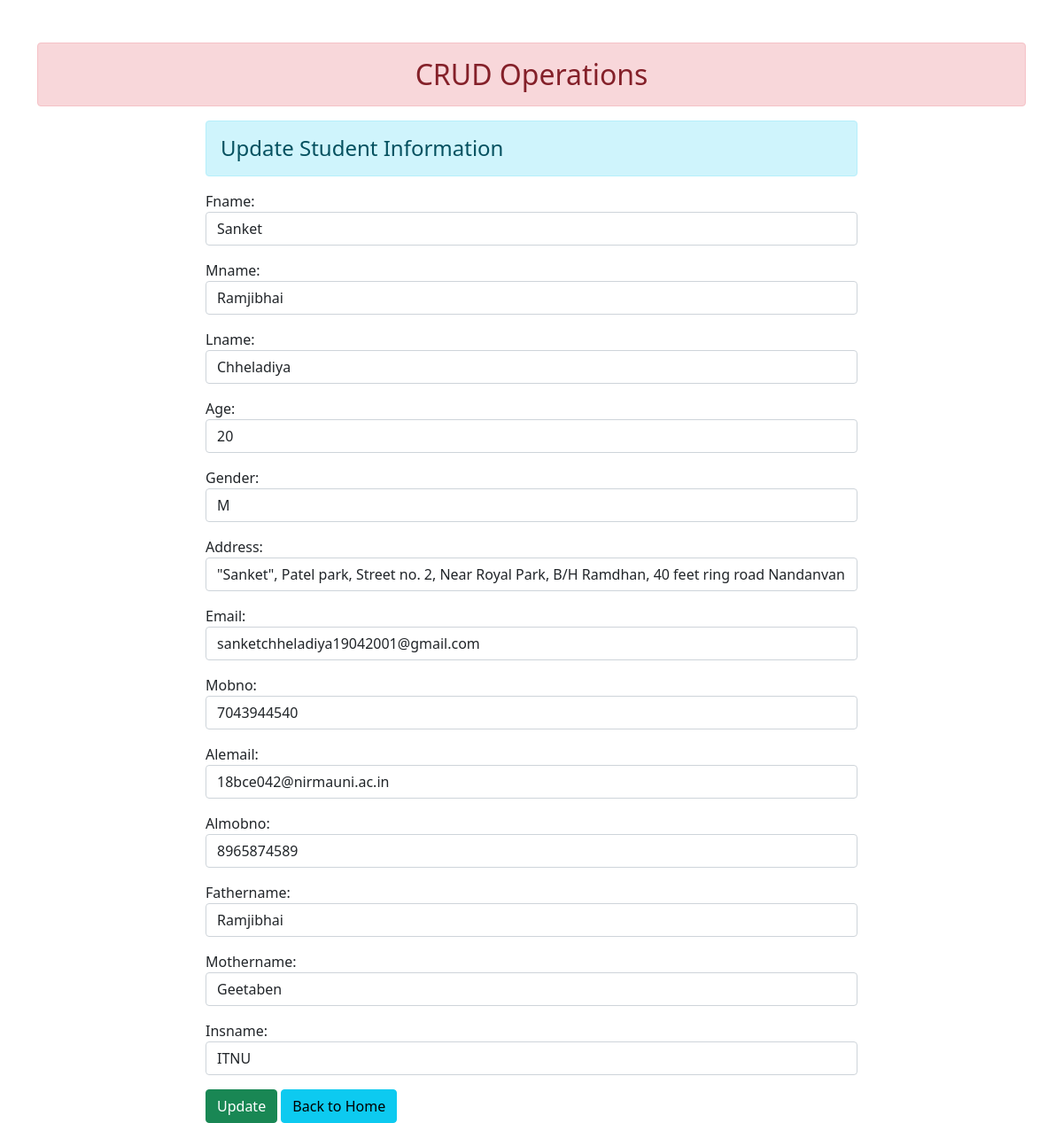
The app's page /5/ with its own data.
### enroll/models.py (models this page shows)
class User(models.Model):
    fname = models.CharField(max_length=20)
    mname = models.CharField(max_length=20)
    lname = models.CharField(max_length=20)
    age = models.CharField(max_length=20)
    gender = models.CharField(max_length=20)
    address = models.CharField(max_length=200)
    email = models.EmailField(max_length=100)
    mobno = models.CharField(max_length=15)
    alemail = models.EmailField(max_length=100)
    almobno = models.CharField(max_length=15)
    fathername = models.CharField(max_length=100)
    mothername = models.CharField(max_length=100)
    insname = models.CharField(max_length=20)

### enroll/views.py (the view)
# urls.py: path('<int:id>/', views.update_data, name="updatedata"),
def update_data(request, id):
    if request.method == 'POST':
        pi = User.objects.get(pk=id)
        fm = StudentRegistration(request.POST, instance=pi)
        if fm.is_valid():
            fm.save()
    else:
        pi = User.objects.get(pk=id)
        fm = StudentRegistration(instance=pi)
    return render(request, 'enroll/updatestudent.html', {'form':fm})

### enroll/templates/enroll/updatestudent.html (shortened to what this page needs)
{% extends 'enroll/base.html' %}
{% block content %}
<div class="row">
    <div class="col-sm-8 offset-2">
        <h4 class="alert alert-info">Update Student Information</h4>
        <form action="" method="post">
            {{form.as_p}}
            <input type="submit" class="btn btn-success" value="Update">
            <a href="{% url 'addandshow'  %}" class="btn btn-info">Back to Home</a>
        </form>
    </div>
</div>
{% endblock content %}

### enroll/templates/enroll/base.html (shortened to what this page needs)
<!DOCTYPE html>
{% load static %}
<html lang="en">
<head>
    <link rel="stylesheet" href="{% static 'enroll/css/bootstrap.css' %}">
</head>
<body>
<div class="container mt-5">
    <h2 class="text-center alert alert-danger">CRUD Operations</h2>
    {% block content %}
    {% endblock content %}
</div>
</body>
</html>

### records on screen
User: fname "Sanket", mname "Ramjibhai", lname "Chheladiya", age "20", gender "M", address "\"Sanket\", Patel park, Street no. 2, Near Royal Park, B/H Ramdhan, 40 feet ring road Nandanvan", email "sanketchheladiya19042001@gmail.com", mobno "7043944540", alemail "18bce042@nirmauni.ac.in", almobno "8965874589", fathername "Ramjibhai", mothername "Geetaben", insname "ITNU"
